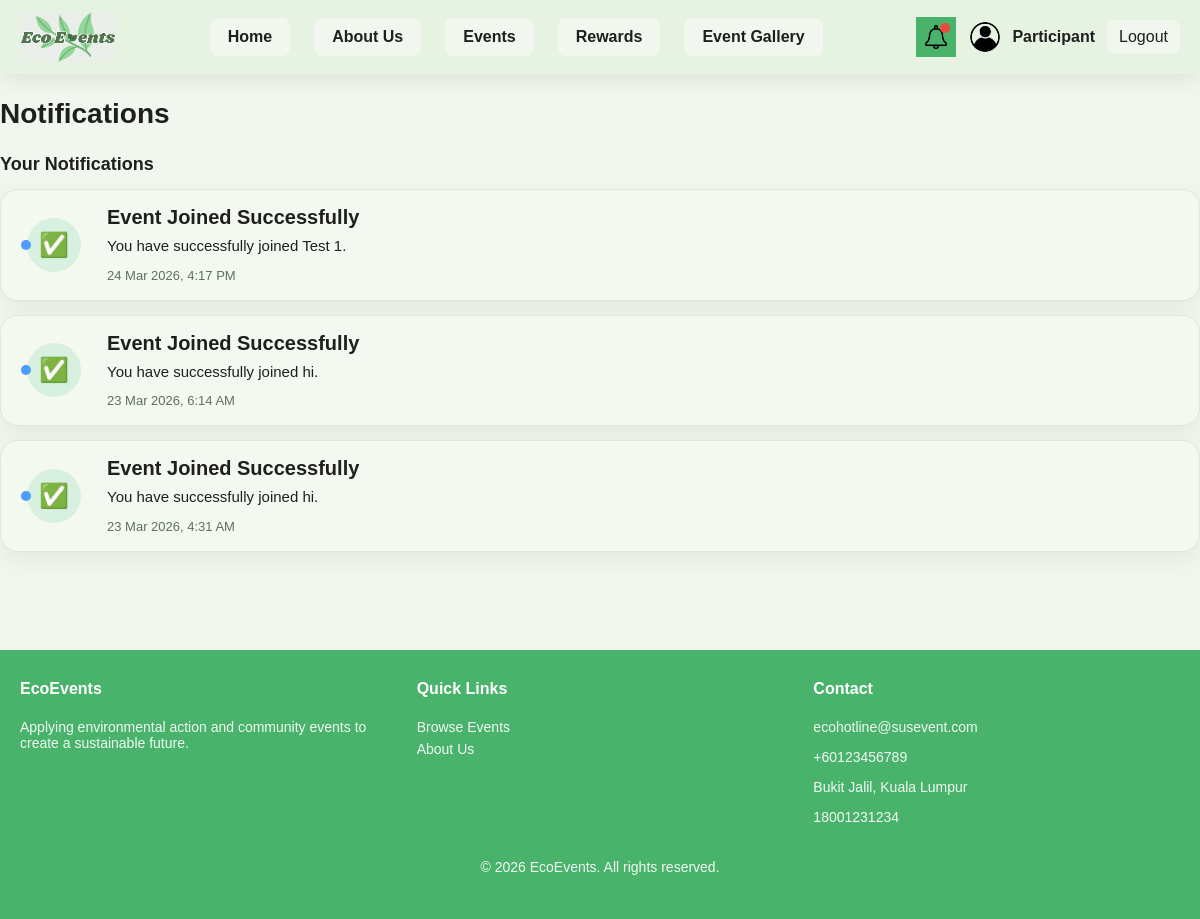
/Sustainableapp/notification.php (signed in), run on an earlier commit of the app's database.
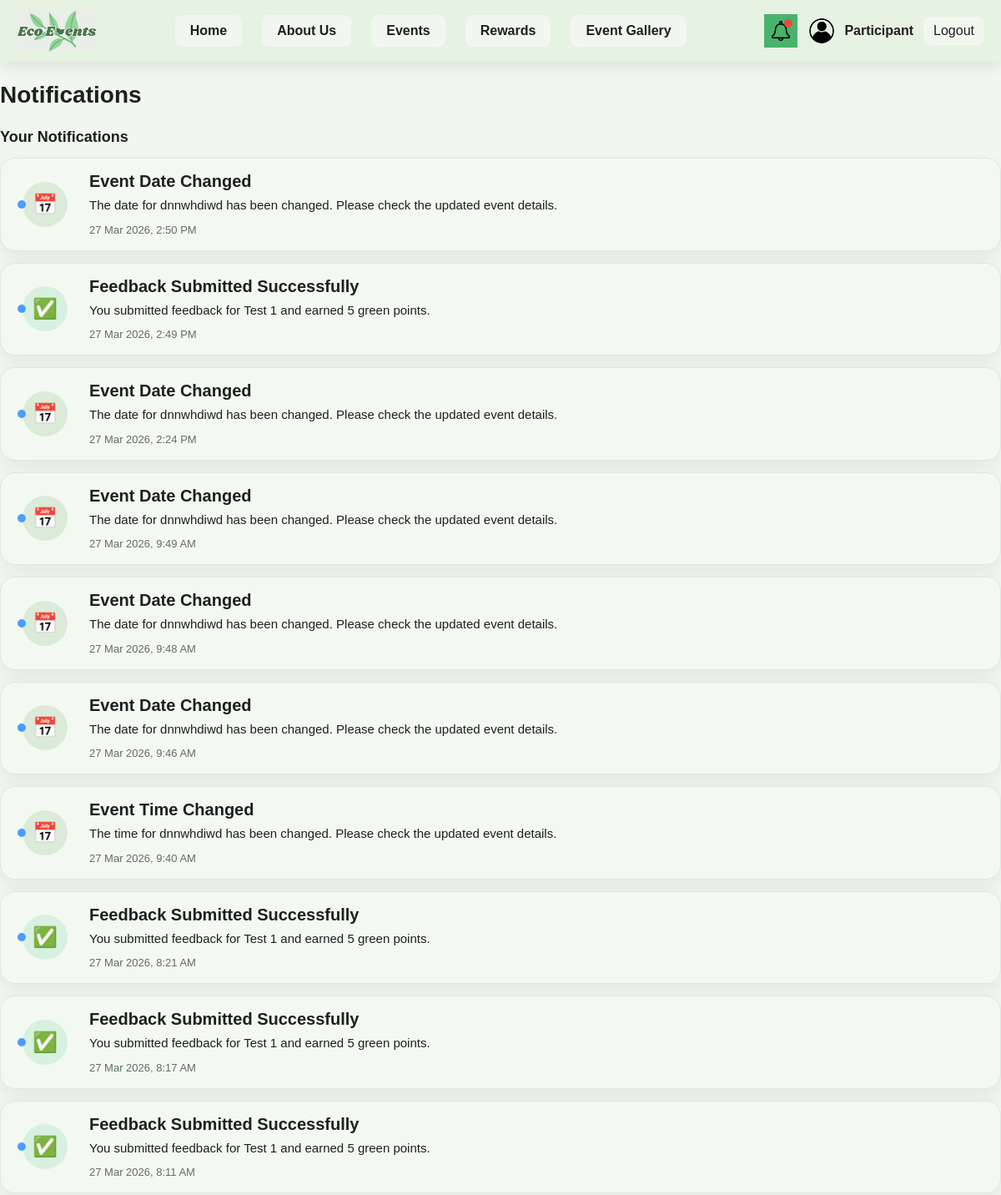
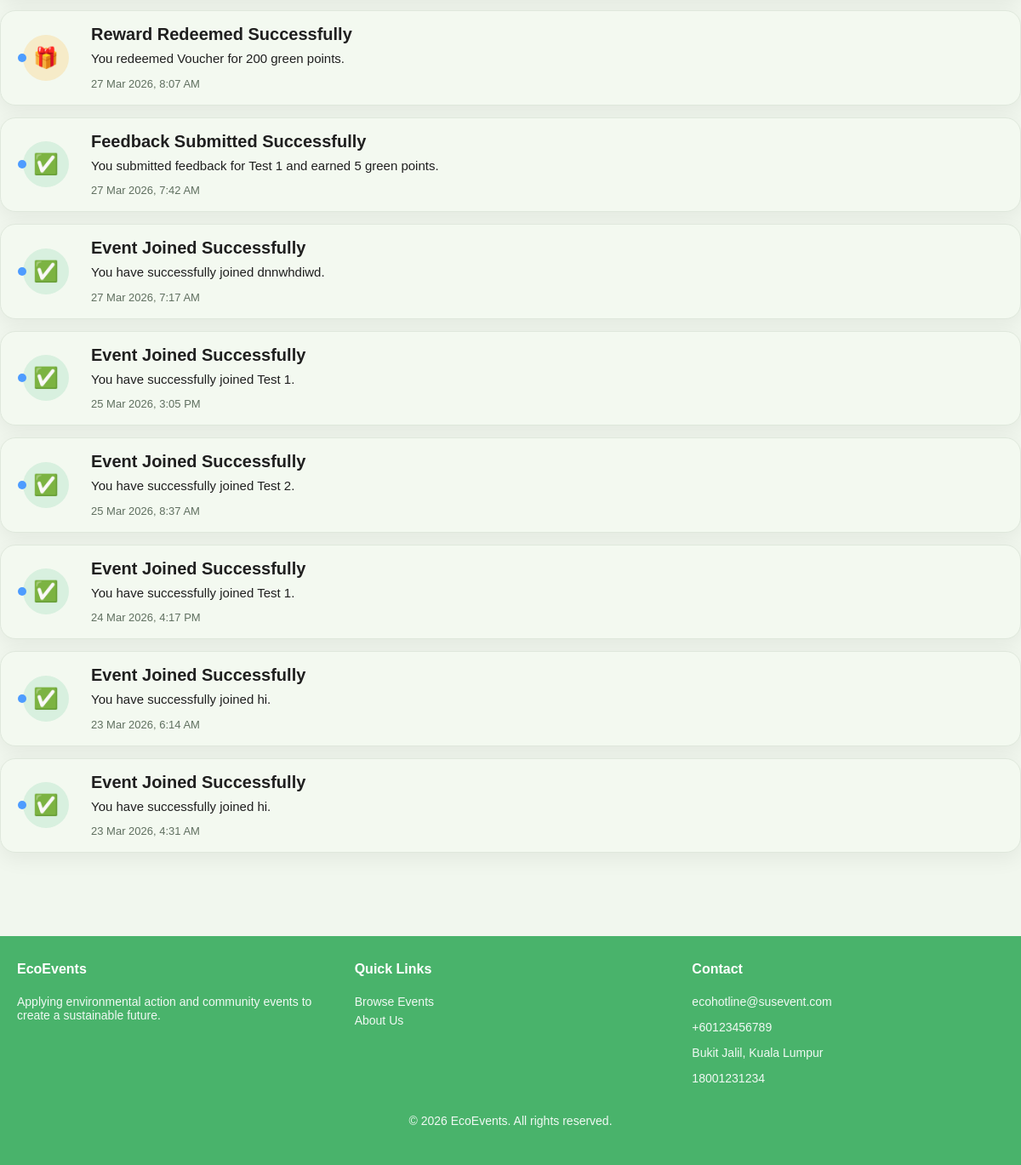
And on a later commit of the database (2 pictures, top to bottom).
### tables this page shows
CREATE TABLE `notifications` (
  `notification_id` int(11) NOT NULL,
  `user_id` int(11) NOT NULL,
  `event_id` int(11) DEFAULT NULL,
  `title` varchar(255) DEFAULT NULL,
  `message` text DEFAULT NULL,
  `is_read` tinyint(1) DEFAULT 0,
  `created_at` timestamp NOT NULL DEFAULT current_timestamp()
);

### Sustainableapp/notification.php (the view, shortened to what this page needs)
<?php
include("config.php");
$user_id = (int)$_SESSION['user_id'];
$stmt = $conn->prepare("
    SELECT notification_id, event_id, title, message, is_read, created_at
    FROM notifications
    WHERE user_id = ?
    ORDER BY created_at DESC
");
$stmt->bind_param("i", $user_id);
$stmt->execute();
$result = $stmt->get_result();
?>
<!DOCTYPE html>
<html lang="en">
<head>
  <link rel="stylesheet" href="css/style.css" />
</head>
<body>
<?php include("header.php"); ?>
<main class="container notifications-page">
  <div class="notifications-header">
    <h1 class="notifications-title">Notifications</h1>
  </div>
  <section class="notification-group">
    <h2 class="notification-group-title">Your Notifications</h2>
    <div class="notifications-list">
      <?php if ($result && $result->num_rows > 0): ?>
        <?php while ($row = $result->fetch_assoc()): ?>
        <?php
        $link = "#";
        if (!empty($row['event_id'])) {
            $link = "eventdetails.php?id=" . (int)$row['event_id'];
        }
        $isUnread = (int)$row['is_read'] === 0;
        $iconClass = "type-event";
        $iconSymbol = "📅";
        if (stripos($row['title'], 'Reward') !== false) {
            $iconClass = "type-reward";
            $iconSymbol = "🎁";
        } elseif (stripos($row['title'], 'Points') !== false) {
            $iconClass = "type-points";
            $iconSymbol = "⭐";
        } elseif (stripos($row['title'], 'Joined') !== false || stripos($row['title'], 'Success') !== false) {
            $iconClass = "type-success";
            $iconSymbol = "✅";
        }
        $timeText = date("d M Y, g:i A", strtotime($row['created_at']));
        ?>
        <a href="<?= $link ?>" class="notification-link-card">
        <article class="notification-item <?= $isUnread ? 'unread' : '' ?>">
            <div class="notification-left">
            <div class="notification-avatar <?= $iconClass ?>"><?= $iconSymbol ?></div>
            <?php if ($isUnread): ?>
                <span class="notification-blue-dot"></span>
            <?php endif; ?>
            </div>
            <div class="notification-content">
            <h3 class="notification-item-title"><?= htmlspecialchars($row['title']) ?></h3>
            <p class="notification-message"><?= htmlspecialchars($row['message']) ?></p>
            <span class="notification-time"><?= $timeText ?></span>
            </div>
        </article>
        </a>
        <?php endwhile; ?>
      <?php endif; ?>
    </div>
  </section>
</main>
<?php include("footer.php"); ?>
</body>
</html>

What changed in the data, as far as the page shows it:
added notifications: iconSymbol "📅", is_read 0 (drawn), title "Event Date Changed", message "The date for dnnwhdiwd has been changed. Please check the updated event details.", created_at "27 Mar 2026, 2:50 PM"
added notifications: title "✅", is_read 0 (drawn), title "Feedback Submitted Successfully", message "You submitted feedback for Test 1 and earned 5 green points.", created_at "27 Mar 2026, 2:49 PM"
added notifications: iconSymbol "📅", is_read 0 (drawn), title "Event Date Changed", message "The date for dnnwhdiwd has been changed. Please check the updated event details.", created_at "27 Mar 2026, 2:24 PM"
added notifications: iconSymbol "📅", is_read 0 (drawn), title "Event Date Changed", message "The date for dnnwhdiwd has been changed. Please check the updated event details.", created_at "27 Mar 2026, 9:49 AM"
added notifications: iconSymbol "📅", is_read 0 (drawn), title "Event Date Changed", message "The date for dnnwhdiwd has been changed. Please check the updated event details.", created_at "27 Mar 2026, 9:48 AM"
added notifications: iconSymbol "📅", is_read 0 (drawn), title "Event Date Changed", message "The date for dnnwhdiwd has been changed. Please check the updated event details.", created_at "27 Mar 2026, 9:46 AM"
added notifications: iconSymbol "📅", is_read 0 (drawn), title "Event Time Changed", message "The time for dnnwhdiwd has been changed. Please check the updated event details.", created_at "27 Mar 2026, 9:40 AM"
added notifications: title "✅", is_read 0 (drawn), title "Feedback Submitted Successfully", message "You submitted feedback for Test 1 and earned 5 green points.", created_at "27 Mar 2026, 8:21 AM"
added notifications: title "✅", is_read 0 (drawn), title "Feedback Submitted Successfully", message "You submitted feedback for Test 1 and earned 5 green points.", created_at "27 Mar 2026, 8:17 AM"
added notifications: title "✅", is_read 0 (drawn), title "Feedback Submitted Successfully", message "You submitted feedback for Test 1 and earned 5 green points.", created_at "27 Mar 2026, 8:11 AM"
added notifications: title "🎁", is_read 0 (drawn), title "Reward Redeemed Successfully", message "You redeemed Voucher for 200 green points.", created_at "27 Mar 2026, 8:07 AM"
added notifications: title "✅", is_read 0 (drawn), title "Feedback Submitted Successfully", message "You submitted feedback for Test 1 and earned 5 green points.", created_at "27 Mar 2026, 7:42 AM"
added notifications: title "✅", is_read 0 (drawn), title "Event Joined Successfully", message "You have successfully joined dnnwhdiwd.", created_at "27 Mar 2026, 7:17 AM"
added notifications: title "✅", is_read 0 (drawn), title "Event Joined Successfully", message "You have successfully joined Test 1.", created_at "25 Mar 2026, 3:05 PM"
added notifications: title "✅", is_read 0 (drawn), title "Event Joined Successfully", message "You have successfully joined Test 2.", created_at "25 Mar 2026, 8:37 AM"
